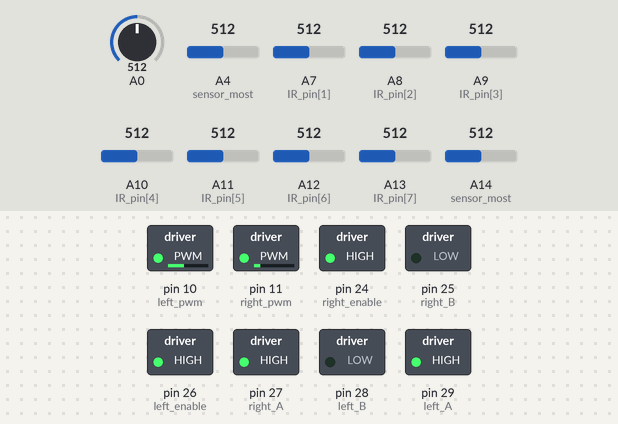
Recording of a sketch running on a simulated Arduino Mega 2560, built with avr-gcc and run on an emulated ATmega2560. Shown: switched loads named in the sketch (green lamp = pin HIGH). The test bench sets the inputs (shaded band); at power-on: A0 = 512, A4 (sensor_most) = 512, A7 (IR_pin[1]) = 512, A8 (IR_pin[2]) = 512, A9 (IR_pin[3]) = 512, A10 (IR_pin[4]) = 512, A11 (IR_pin[5]) = 512, A12 (IR_pin[6]) = 512, A13 (IR_pin[7]) = 512, A14 (sensor_most) = 512.

Above: at 1.2 s.
1.3 s: A0 set to 215
2.8 s: A0 set to 182
At 5.0 s:
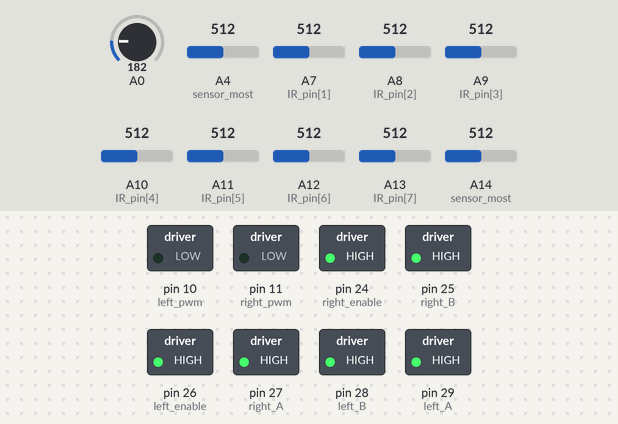
At 5.5 s:
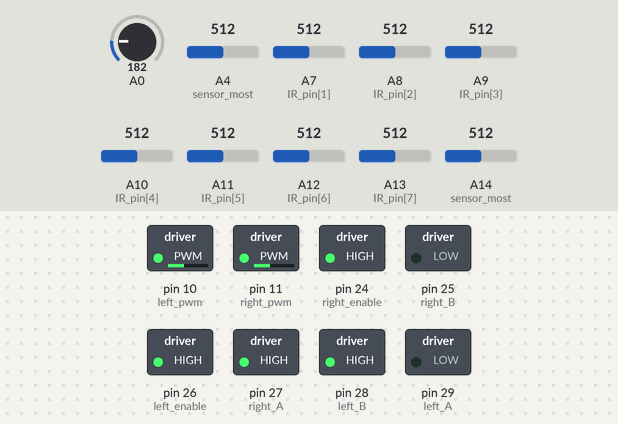
5.8 s: A0 set to 210
At 8.1 s:
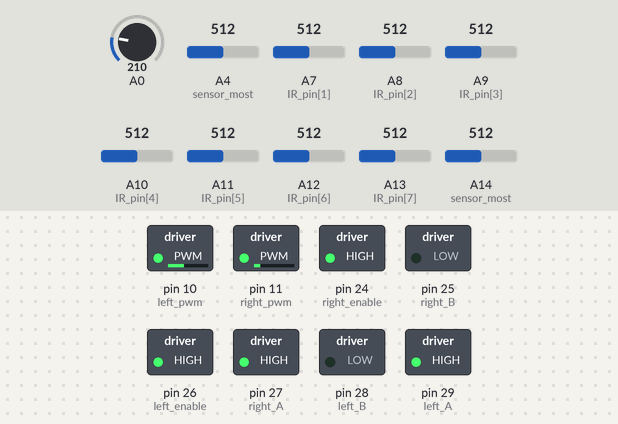
8.8 s: A4 (sensor_most) set to 209
10.3 s: A4 (sensor_most) set to 190
At 13.0 s:
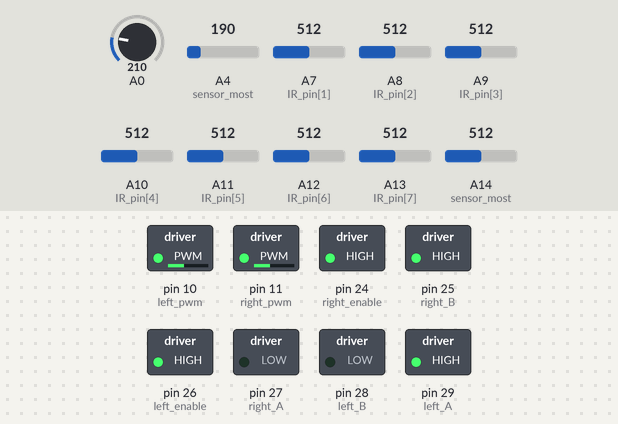
13.3 s: A4 (sensor_most) set to 210
Timing chart, 0 to 16.7 s (numbered marks = the images above; inputs shaded):
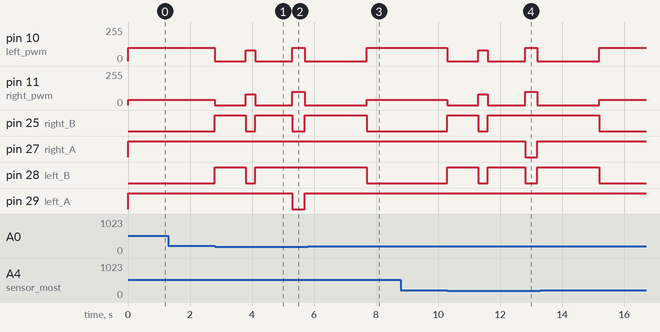

Measured:
- the behaviour switches between 200 and 199 on A0 (found by bisection; images 0 and 1)
- the behaviour switches between 200 and 199 on A4 (sensor_most) (found by bisection; images 3 and 4)
- after the input at 1.3 s, every drawn part: stays the same
- after the input at 2.8 s, pin 10 (left_pwm): 100/255 → 0/255 at once, → 80/255 1.0 s later, → 0/255 0.30 s later, → 100/255 1.2 s later, … (5 changes in this stretch); pin 11 (right_pwm): 40/255 → 0/255 at once, → 80/255 1.0 s later, → 0/255 0.30 s later, → 100/255 1.2 s later, … (5 changes in this stretch)
- after the input at 5.8 s, pin 10 (left_pwm): 0/255 → 100/255 after 1.9 s instead of 2.9 s; pin 11 (right_pwm): 0/255 → 40/255 after 1.9 s; pin 25 (right_B), pin 28 (left_B): HIGH → LOW after 1.9 s instead of 2.9 s
- after the input at 8.8 s, every drawn part: stays the same
- after the input at 10.3 s, pin 10 (left_pwm): 100/255 → 0/255 at once, → 80/255 1.0 s later, → 0/255 0.30 s later, → 100/255 1.2 s later, … (5 changes in this stretch); pin 11 (right_pwm): 40/255 → 0/255 at once, → 80/255 1.0 s later, → 0/255 0.30 s later, → 100/255 1.2 s later, … (5 changes in this stretch)

The sketch:

line_followed_code_junction_turning.ino
```cpp
#include "pins.h"
#include "variables.h"


int Last_Read = 0;

int Error_values[8] = {-3, -2, -1, 0, 0, 1, 2, 3};

//BEST KP=10 KD=20
float Kp = 10;
float Ki = 0;
float Kd = 5;

float Error=0;
float previousError = 0;
float totalError = 0;
float power = 0;

#include "func.h"
#include "pid.h"

void setup() {
  motor_driver_pin_mode();
  line_sensor_pin_mode();
}

void loop() {
  sensor_most();
  sensor_reading();
  line_pid();

  //task 0
  if(S0==1 & S9==1){
    go_forward();
    }

  else if(S0==0 && S9==1){
    brake();
    delay(1000);
    forward_junction();
    brake();
    delay(1000);
    turn_right();
    brake();
    delay(1000);
    }

  else if(S0==1 && S9==0){
    brake();
    delay(1000);
    forward_junction();
    brake();
    delay(1000);
    turn_left();
    brake();
    delay(1000);
    }

  if (black==8){
    brake();
    }

}
```

func.h
```cpp
void motor_driver_pin_mode(){
  //Motor driver pin modes
  pinMode(right_enable,OUTPUT);pinMode(left_enable,OUTPUT);
  pinMode(right_A,OUTPUT);pinMode(right_B,OUTPUT);
  pinMode(left_A,OUTPUT);pinMode(left_B,OUTPUT);
  //enabling the two motors into active
  digitalWrite(right_enable,HIGH);digitalWrite(left_enable,HIGH);
  }

void line_sensor_pin_mode(){
  pinMode(A4,INPUT);pinMode(A5,INPUT);pinMode(A6,INPUT);pinMode(A7,INPUT);pinMode(A8,INPUT);pinMode(A9,INPUT);pinMode(A10,INPUT);pinMode(A11,INPUT);pinMode(A12,INPUT);pinMode(A13,INPUT);pinMode(A14,INPUT);
  }

int adc(int n){
  if (n<200){return 0;}
  else{return 1;}}


void forward_junction(){
  digitalWrite(right_A,HIGH);
  digitalWrite(right_B,LOW);
  digitalWrite(left_A,HIGH);
  digitalWrite(left_B,LOW);
  analogWrite(right_pwm,80);
  analogWrite(left_pwm,80);
  delay(300);
  digitalWrite(right_A,HIGH);
  digitalWrite(right_B,HIGH);
  digitalWrite(left_A,HIGH);
  digitalWrite(left_B,HIGH);
  analogWrite(left_pwm,0);
  analogWrite(right_pwm,0);
  }


void brake(){
  digitalWrite(right_A,HIGH);
  digitalWrite(right_B,HIGH);
  digitalWrite(left_A,HIGH);
  digitalWrite(left_B,HIGH);
  analogWrite(left_pwm,0);
  analogWrite(right_pwm,0);
  }

void go_forward(){
  digitalWrite(right_A,HIGH);
  digitalWrite(right_B,LOW);
  digitalWrite(left_A,HIGH);
  digitalWrite(left_B,LOW);
  analogWrite(right_pwm,right_speed);
  analogWrite(left_pwm,left_speed);
  }

void turn_right(){
  delay(200);
  digitalWrite(right_A,LOW);
  digitalWrite(right_B,HIGH);
  digitalWrite(left_A,HIGH);
  digitalWrite(left_B,LOW);
  analogWrite(right_pwm,100);
  analogWrite(left_pwm,100);
  delay(400);
  analogWrite(right_pwm,0);
  analogWrite(left_pwm,0);
  digitalWrite(right_A,HIGH);
  digitalWrite(right_B,HIGH);
  digitalWrite(left_A,HIGH);
  digitalWrite(left_B,HIGH);
  delay(1000);
  }

void turn_left(){
  delay(200);
  digitalWrite(right_A,HIGH);
  digitalWrite(right_B,LOW);
  digitalWrite(left_A,LOW);
  digitalWrite(left_B,HIGH);
  analogWrite(right_pwm,100);
  analogWrite(left_pwm,100);
  delay(400);
  analogWrite(right_pwm,0);
  analogWrite(left_pwm,0);
  digitalWrite(right_A,HIGH);
  digitalWrite(right_B,HIGH);
  digitalWrite(left_A,HIGH);
  digitalWrite(left_B,HIGH);
  delay(1000);
  }


void sensor_reading(){
  for (int i=1; i<9; i++){
      sensor_reading_array[i] = adc(analogRead(IR_pin[i]));
      }
}

void sensor_most(){
  S0=adc(analogRead(A4));
  S9=adc(analogRead(A14));
  }
```

pid.h
```cpp
void error_cal()
{
  Error = 0;
  black=0;
  for(int j=0; j<8; j++)
  {
    black=black+sensor_reading_array[j];
    Error = Error + sensor_reading_array[j]*Error_values[j];}
}

void line_pid()
{
  error_cal();
  power = (Kp*Error) + (Kd*(Error-previousError)) ;
  previousError = Error;

  right_speed = base_pwm - power;
  left_speed = base_pwm + power;

}
```

variables.h
```cpp
int left_speed,right_speed;

//least pwm can be 70
//maximum can be 255
int base_pwm=70;

int black=0;

//sensor values
//S0-right most S9-left most
int S0,S1,S2,S3,S4,S5,S6,S7,S8,S9;
int IR_pin[8]={A6,A7,A8,A9,A10,A11,A12,A13};
int sensor_reading_array[8] = { 0 };
```

pins.h
```cpp
//Motor driver pin allocation
#define right_enable 24
#define right_A  27
#define right_B  25
#define left_enable 26
#define left_A  29
#define left_B  28

#define right_pwm 11
#define left_pwm 10
```
